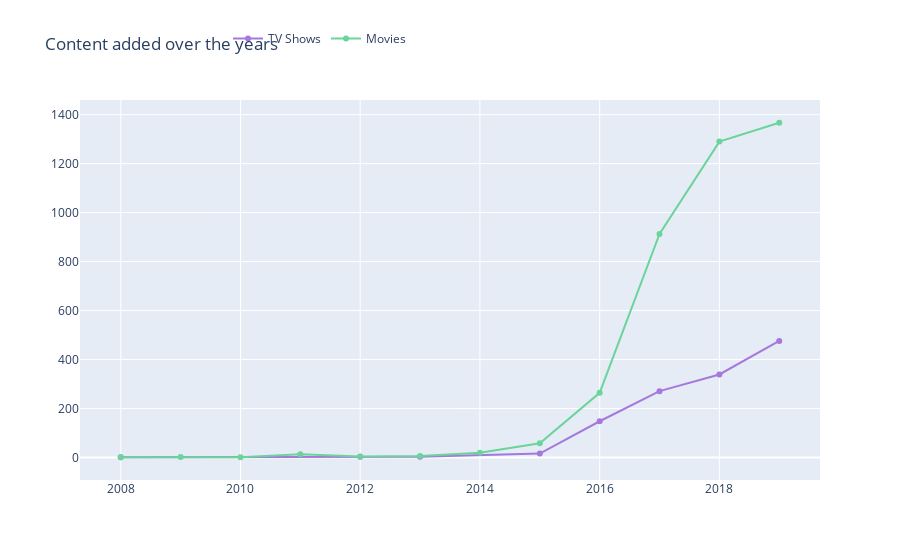

The notebook cell this image was saved under:
### Markdown cell above
Growth in content over the years¶

### Code cell
d1 = df[df["type"] == "TV Show"]
d2 = df[df["type"] == "Movie"]

col = "year_added"

vc1 = d1[col].value_counts().reset_index()
vc1 = vc1.rename(columns = {col : "count", "index" : col})
vc1['percent'] = vc1['count'].apply(lambda x : 100*x/sum(vc1['count']))
vc1 = vc1.sort_values(col)

vc2 = d2[col].value_counts().reset_index()
vc2 = vc2.rename(columns = {col : "count", "index" : col})
vc2['percent'] = vc2['count'].apply(lambda x : 100*x/sum(vc2['count']))
vc2 = vc2.sort_values(col)

trace1 = go.Scatter(x=vc1[col], y=vc1["count"], name="TV Shows", marker=dict(color="#a678de"))
trace2 = go.Scatter(x=vc2[col], y=vc2["count"], name="Movies", marker=dict(color="#6ad49b"))
data = [trace1, trace2]
layout = go.Layout(title="Content added over the years", legend=dict(x=0.2, y=1.2, orientation="h"))
fig = go.Figure(data, layout=layout)
fig.show()

### Figure 1 — Plotly figure (JSON) as saved in the notebook; plotly's stock layout.template omitted (floating-point values rounded to 4 significant figures)
{"data": [{"marker": {"color": "#a678de"}, "name": "TV Shows", "type": "scatter", "x": [2008, 2012, 2013, 2015, 2016, 2017, 2018, 2019], "y": [1, 3, 3, 16, 148, 271, 339, 476]}, {"marker": {"color": "#6ad49b"}, "name": "Movies", "type": "scatter", "x": [2008, 2009, 2010, 2011, 2012, 2013, 2014, 2015, 2016, 2017, 2018, 2019], "y": [1, 2, 1, 13, 4, 6, 19, 58, 264, 913, 1290, 1367]}], "layout": {"legend": {"orientation": "h", "x": 0.2, "y": 1.2}, "title": {"text": "Content added over the years"}}}
